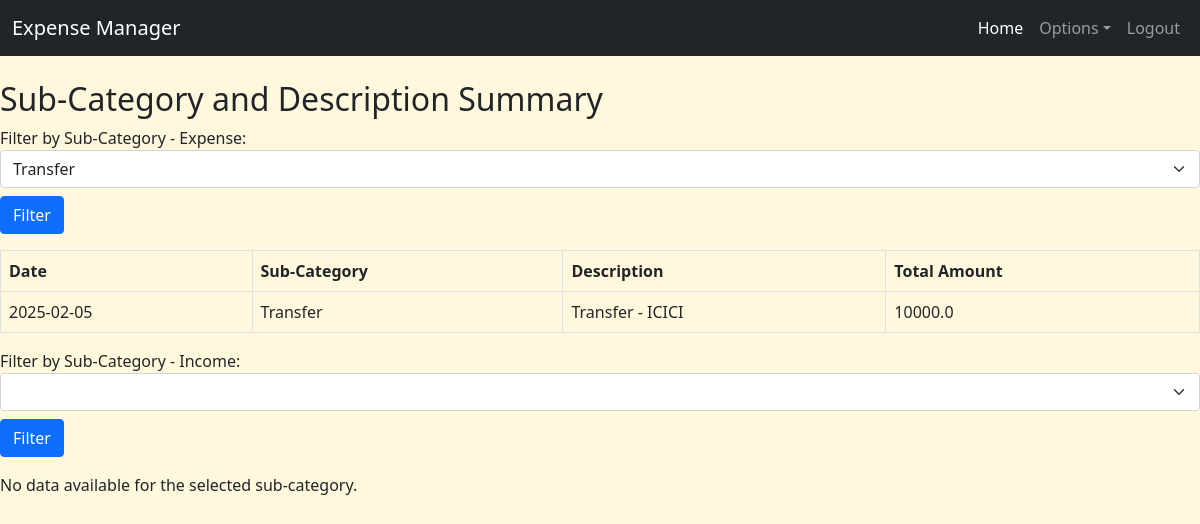
The app's page /filtersummary (signed in), older data.
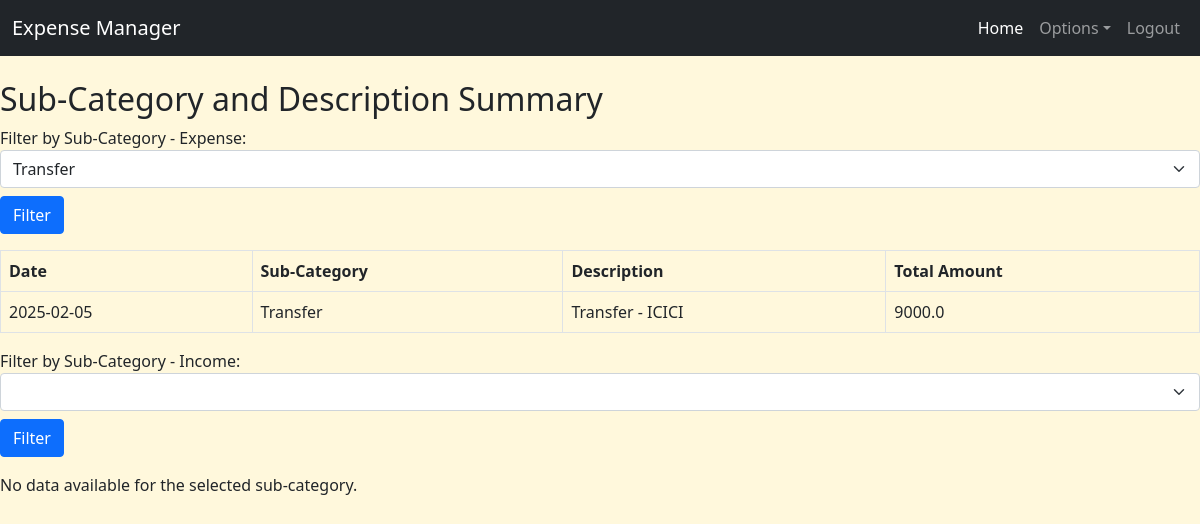
The same page, newer data.
### app.py (models this page shows)
class IncomeExpenseManager(db.Model):
    id = db.Column(db.Integer, primary_key=True)
    date = db.Column(db.Date, nullable=False)
    from_bank = db.Column(db.String(10), nullable=True)
    to_bank = db.Column(db.String(10), nullable=True)
    category = db.Column(db.String(20), nullable=False)
    sub_category = db.Column(db.String(50), nullable=False)
    description = db.Column(db.String(100), nullable=False)
    amount = db.Column(db.Float, nullable=False)
    user_id = db.Column(db.Integer, db.ForeignKey('user.id'), nullable=False)  # NEW: Link expense to user
    user = db.relationship('User', backref=db.backref('expenses', lazy=True))  # NEW: Relationship

### app.py (the view)
@app.route('/filtersummary')
@login_required
def category_filter():
    categories = ["expense", "income"] #"saving", "investment",
    category_data = {}
    for category in categories:
        sub_categories = db.session.query(IncomeExpenseManager.sub_category).filter(IncomeExpenseManager.category == category, IncomeExpenseManager.user_id == current_user.id).distinct().all()
        sub_categories = [row[0] for row in sub_categories]  # Extract values
        selected_sub_category = request.args.get(f'sub_category_{category}', sub_categories[0] if sub_categories else None)
        sub_cat_des_summary = (db.session.query(IncomeExpenseManager.date, IncomeExpenseManager.sub_category, IncomeExpenseManager.description, db.func.sum(IncomeExpenseManager.amount).label('total_amount')).filter(IncomeExpenseManager.sub_category == selected_sub_category, IncomeExpenseManager.category == category, IncomeExpenseManager.user_id == current_user.id).group_by(IncomeExpenseManager.date, IncomeExpenseManager.sub_category, IncomeExpenseManager.description).order_by(IncomeExpenseManager.date.desc(), db.func.sum(IncomeExpenseManager.amount).desc()).all())
        category_data[category] = {
            "sub_categories": sub_categories,
            "selected_sub_category": selected_sub_category,
            "sub_cat_des_summary": sub_cat_des_summary
        }
    return render_template("category_Filter.html", category_data=category_data)

### app.py (called while the page is built)
@login_manager.user_loader
def load_user(user_id):
    return User.query.get(int(user_id))  # Fetch user from database

### templates/category_filter.html
{% extends 'base.html' %}
{% block content %}
<h2 class="mt-4">Sub-Category and Description Summary</h2>
{% for category, data in category_data.items() %}
    <form method="GET" action="{{ url_for('category_filter') }}" class="mb-3">
        <label for="sub_category_{{ category }}">Filter by Sub-Category - {{ category.capitalize() }}:</label>
        <select name="sub_category_{{ category }}" id="sub_category_{{ category }}" class="form-select">
            {% for sub_category in data.sub_categories %}
            <option value="{{ sub_category }}" {% if sub_category == data.selected_sub_category %}selected{% endif %}>
                {{ sub_category }}
            </option>
            {% endfor %}
        </select>
        <button type="submit" class="btn btn-primary mt-2">Filter</button>
    </form>
    {% if data.sub_cat_des_summary %}
    <table class="table table-bordered table-hover">
        <thead>
            <tr>
                <th scope="col">Date</th>
                <th scope="col">Sub-Category</th>
                <th scope="col">Description</th>
                <th scope="col">Total Amount</th>
            </tr>
        </thead>
        <tbody>
            {% for date, sub_category, description, total_amount in data.sub_cat_des_summary %}
            <tr>
                <td>{{ date.strftime('%Y-%m-%d') }}</td>
                <td>{{ sub_category }}</td>
                <td>{{ description }}</td>
                <td>{{ total_amount | round(2) }}</td>
            </tr>
            {% endfor %}
        </tbody>
    </table>
    {% else %}
    <p>No data available for the selected sub-category.</p>
    {% endif %}
{% endfor %}
{% endblock %}

Row changes from the older to the newer data that the page shows:
changed IncomeExpenseManager "Transfer": amount "10000.0" → "9000.0"
